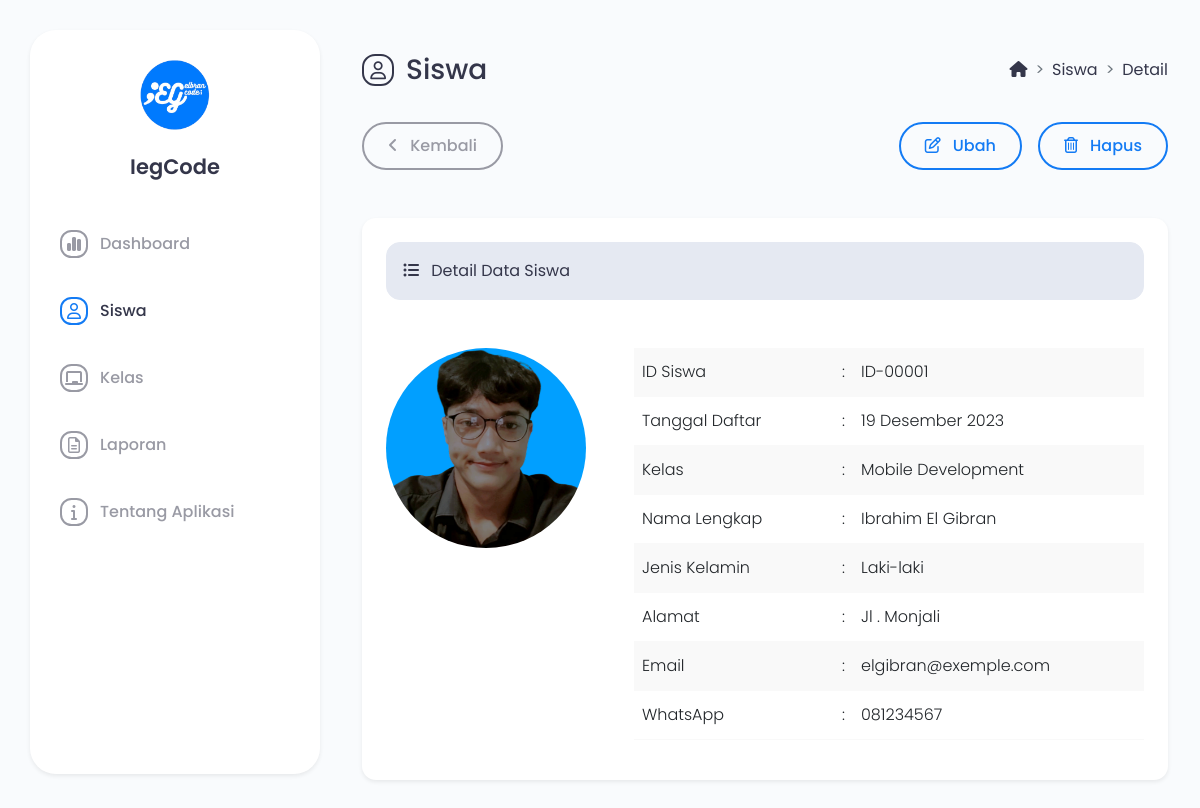
The page /main.php?module=tampil_detail_siswa&id=ID-00001 on the database its author committed.
### tables this page shows
CREATE TABLE `tbl_siswa` (
  `id_siswa` varchar(8) NOT NULL,
  `tanggal_daftar` date NOT NULL,
  `kelas` int(11) NOT NULL,
  `nama_lengkap` varchar(50) NOT NULL,
  `jenis_kelamin` enum('Laki-laki','Perempuan') NOT NULL,
  `alamat` varchar(255) NOT NULL,
  `email` varchar(50) NOT NULL,
  `whatsapp` varchar(13) NOT NULL,
  `foto_profil` varchar(100) NOT NULL
);

CREATE TABLE `tbl_kelas` (
  `id_kelas` int(11) NOT NULL,
  `nama_kelas` varchar(100) NOT NULL,
  `deskripsi` text NOT NULL
);

### helper/fungsi_tanggal_indo.php (called while the page is built, shortened)
<?php
function tanggal_indo($tanggal)
{
    $bulan = array(
        1 => 'Januari',
            'Februari',
            'Maret',
            'April',
            'Mei',
            'Juni',
            'Juli',
            'Agustus',
            'September',
            'Oktober',
            'November',
            'Desember'
    );
    $explode = explode('-', $tanggal);
    return $explode[2] . ' ' . $bulan[(int)$explode[1]] . ' ' . $explode[0];
}

### modules/siswa/tampil_detail.php (the view, shortened to what this page needs)
<div class="d-flex flex-column flex-lg-row mb-4">
    <div class="flex-grow-1 d-flex align-items-center">
        <i class="fa-regular fa-user icon-title"></i>
        <h3>Siswa</h3>
    </div>
    <div class="ms-5 ms-lg-0 pt-lg-2">
        <nav style="--bs-breadcrumb-divider: '>';" aria-label="breadcrumb">
            <ol class="breadcrumb">
                <li class="breadcrumb-item"><a href="https://ibrahimelgibran.com/" class="text-dark text-decoration-none"><i class="fa-solid fa-house"></i></a></li>
                <li class="breadcrumb-item"><a href="?module=siswa" class="text-dark text-decoration-none">Siswa</a>
                </li>
                <li class="breadcrumb-item" aria-current="page">Detail</li>
            </ol>
        </nav>
    </div>
</div>
<?php
if (isset($_GET['id'])) {
    $id_siswa = $_GET['id'];
    $query = mysqli_query($mysqli, "SELECT a.id_siswa, a.tanggal_daftar, a.kelas, a.nama_lengkap, a.jenis_kelamin, a.alamat, a.email, a.whatsapp, a.foto_profil, b.nama_kelas
                                    FROM tbl_siswa as a INNER JOIN tbl_kelas as b ON a.kelas=b.id_kelas
                                    WHERE a.id_siswa='$id_siswa'")
                                    or die('Ada kesalahan pada query tampil data : ' . mysqli_error($mysqli));
    $data = mysqli_fetch_assoc($query);
}
?>
<div class="mb-5">
    <div class="d-grid gap-3 d-sm-flex flex-sm-row-reverse">
        <div class="d-grid gap-3 d-sm-flex">
            <a href="?module=form_ubah_siswa&id=<?php echo $data['id_siswa']; ?>" class="btn btn-outline-brand px-4">
                <i class="fa-regular fa-pen-to-square me-2"></i> Ubah
            </a>
            <a href="modules/siswa/proses_hapus.php?id=<?php echo $data['id_siswa']; ?>" onclick="return confirm('Anda yakin ingin menghapus data siswa <?php echo $data['nama_lengkap']; ?>?')" class="btn btn-outline-brand px-4">
                <i class="fa-regular fa-trash-can me-2"></i> Hapus
            </a>
        </div>
        <a href="?module=siswa" class="btn btn-outline-secondary px-4 me-sm-auto">
            <i class="fa-solid fa-angle-left me-2"></i> Kembali
        </a>
    </div>
</div>
<div class="bg-white rounded-4 shadow-sm p-4 mb-4">
    <div class="alert alert-secondary rounded-4 mb-5" role="alert">
        <i class="fa-solid fa-list-ul me-2"></i> Detail Data Siswa
    </div>
    <div class="d-flex flex-column flex-xl-row">
        <div class="flex-shrink-0 text-center mb-5 mb-xl-0">
            <div class="foto-profil-detail">
                <img src="images/<?php echo $data['foto_profil']; ?>" alt="Foto Profil" class="img-fluid rounded-circle">
            </div>
        </div>
        <div class="flex-grow-1 text-muted fw-light ms-xl-5">
            <div class="table-responsive">
                <table class="table table-striped lh-lg">
                    <tr>
                        <td width="200">ID Siswa</td>
                        <td width="10">:</td>
                        <td><?php echo $data['id_siswa']; ?></td>
                    </tr>
                    <tr>
                        <td>Tanggal Daftar</td>
                        <td>:</td>
                        <td><?php echo tanggal_indo($data['tanggal_daftar']); ?></td>
                    </tr>
                    <tr>
                        <td>Kelas</td>
                        <td>:</td>
                        <td><?php echo $data['nama_kelas']; ?></td>
                    </tr>
                    <tr>
                        <td>Nama Lengkap</td>
                        <td>:</td>
                        <td><?php echo $data['nama_lengkap']; ?></td>
                    </tr>
                    <tr>
                        <td>Jenis Kelamin</td>
                        <td>:</td>
                        <td><?php echo $data['jenis_kelamin']; ?></td>
                    </tr>
                    <tr>
                        <td>Alamat</td>
                        <td>:</td>
                        <td><?php echo $data['alamat']; ?></td>
                    </tr>
                    <tr>
                        <td>Email</td>
                        <td>:</td>
                        <td><?php echo $data['email']; ?></td>
                    </tr>
                    <tr>
                        <td>WhatsApp</td>
                        <td>:</td>
                        <td><?php echo $data['whatsapp']; ?></td>
                    </tr>
                </table>
            </div>
        </div>
    </div>
</div>

### assets/css/style.css (style rules this page uses)
body { font-family: poppins, sans-serif; background: #f9fbfd; color: #34364a; }
.table { --bs-table-striped-bg: #f9f9f9; }
tbody, td, tfoot, th, thead, tr { border-color: #f9f9f9; border-style: solid; border-width: 0; }
.btn-outline-brand { color: #137bf4; padding: 10px 40px; font-weight: 500; border: 2px solid #137bf4; border-radius: 100rem; }
.btn-outline-secondary { color: #999aa4; padding: 10px 40px; font-weight: 500; border: 2px solid #999aa4; border-radius: 100rem; }
.foto-profil-detail { display: inline-flex; align-items: center; justify-content: center; width: 200px; height: 200px; }
.icon-title { display: inline-flex; align-items: center; justify-content: center; color: #34364a; border: 2px solid #34364a; width: 18px; height: 18px; padding: 14px; font-size: 18px; border-radius: 41%; margin-right: 12px; margin-bottom: 8px; }
.text-dark { color: #34364a !important; }
.rounded-4 { border-radius: 14px !important; }
.alert-secondary { color: #34364a; background-color: #e5e9f2; border-color: #e5e9f2; }

### modules/siswa/tampil_detail.php (style rules this page uses)
body { font-family: poppins, sans-serif; background: #f9fbfd; color: #34364a; }
.table { --bs-table-striped-bg: #f9f9f9; }
tbody, td, tfoot, th, thead, tr { border-color: #f9f9f9; border-style: solid; border-width: 0; }
.btn-outline-brand { color: #137bf4; padding: 10px 40px; font-weight: 500; border: 2px solid #137bf4; border-radius: 100rem; }
.btn-outline-secondary { color: #999aa4; padding: 10px 40px; font-weight: 500; border: 2px solid #999aa4; border-radius: 100rem; }
.foto-profil-detail { display: inline-flex; align-items: center; justify-content: center; width: 200px; height: 200px; }
.icon-title { display: inline-flex; align-items: center; justify-content: center; color: #34364a; border: 2px solid #34364a; width: 18px; height: 18px; padding: 14px; font-size: 18px; border-radius: 41%; margin-right: 12px; margin-bottom: 8px; }
.text-dark { color: #34364a !important; }
.rounded-4 { border-radius: 14px !important; }
.alert-secondary { color: #34364a; background-color: #e5e9f2; border-color: #e5e9f2; }

### rows shown on the page
tbl_siswa: foto_profil (picture), id_siswa "ID-00001", tanggal_daftar "19 Desember 2023", tbl_kelas.nama_kelas "Mobile Development", nama_lengkap "Ibrahim El Gibran", jenis_kelamin "Laki-laki", alamat "Jl . Monjali", email "elgibran@exemple.com", whatsapp "081234567"
